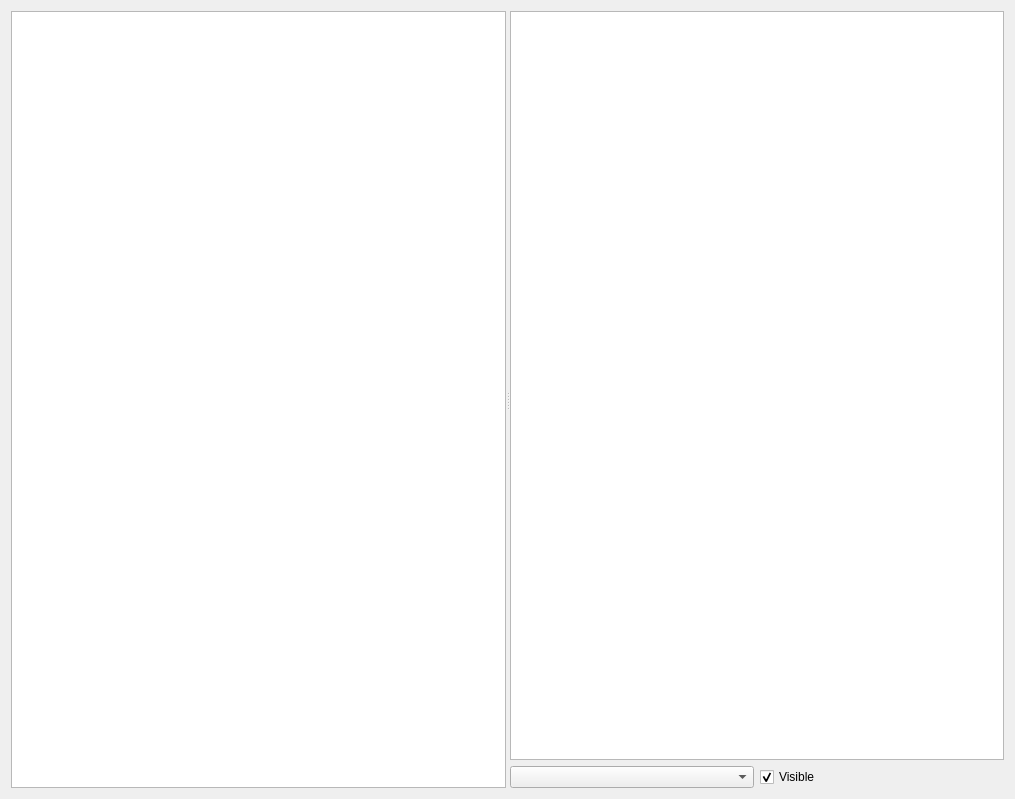
<?xml version="1.0" encoding="UTF-8"?>
<ui version="4.0">
 <class>browser</class>
 <widget class="QDialog" name="browser">
  <property name="geometry">
   <rect>
    <x>0</x>
    <y>0</y>
    <width>1015</width>
    <height>799</height>
   </rect>
  </property>
  <property name="sizePolicy">
   <sizepolicy hsizetype="Preferred" vsizetype="Preferred">
    <horstretch>0</horstretch>
    <verstretch>0</verstretch>
   </sizepolicy>
  </property>
  <property name="windowTitle">
   <string>browser</string>
  </property>
  <layout class="QVBoxLayout" name="verticalLayout_2">
   <item>
    <widget class="QSplitter" name="splitter">
     <property name="orientation">
      <enum>Qt::Horizontal</enum>
     </property>
     <widget class="QListView" name="listView_type">
      <property name="sizePolicy">
       <sizepolicy hsizetype="Minimum" vsizetype="Expanding">
        <horstretch>0</horstretch>
        <verstretch>0</verstretch>
       </sizepolicy>
      </property>
     </widget>
     <widget class="QWidget" name="">
      <layout class="QVBoxLayout" name="verticalLayout">
       <item>
        <widget class="QTableWidget" name="tableWidget_data">
         <property name="sizePolicy">
          <sizepolicy hsizetype="Preferred" vsizetype="Expanding">
           <horstretch>0</horstretch>
           <verstretch>0</verstretch>
          </sizepolicy>
         </property>
         <property name="selectionBehavior">
          <enum>QAbstractItemView::SelectRows</enum>
         </property>
         <attribute name="verticalHeaderVisible">
          <bool>false</bool>
         </attribute>
        </widget>
       </item>
       <item>
        <layout class="QHBoxLayout" name="horizontalLayout">
         <property name="sizeConstraint">
          <enum>QLayout::SetMinimumSize</enum>
         </property>
         <item>
          <widget class="QComboBox" name="comboBox">
           <property name="sizePolicy">
            <sizepolicy hsizetype="Preferred" vsizetype="Fixed">
             <horstretch>0</horstretch>
             <verstretch>0</verstretch>
            </sizepolicy>
           </property>
           <property name="maxVisibleItems">
            <number>20</number>
           </property>
          </widget>
         </item>
         <item>
          <widget class="QCheckBox" name="checkBox">
           <property name="sizePolicy">
            <sizepolicy hsizetype="Minimum" vsizetype="Fixed">
             <horstretch>0</horstretch>
             <verstretch>0</verstretch>
            </sizepolicy>
           </property>
           <property name="text">
            <string>Visible</string>
           </property>
           <property name="checked">
            <bool>true</bool>
           </property>
          </widget>
         </item>
        </layout>
       </item>
      </layout>
     </widget>
    </widget>
   </item>
  </layout>
 </widget>
 <resources/>
 <connections>
  <connection>
   <sender>listView_type</sender>
   <signal>doubleClicked(QModelIndex)</signal>
   <receiver>browser</receiver>
   <slot>double_click(QModelIndex)</slot>
   <hints>
    <hint type="sourcelabel">
     <x>266</x>
     <y>608</y>
    </hint>
    <hint type="destinationlabel">
     <x>375</x>
     <y>856</y>
    </hint>
   </hints>
  </connection>
  <connection>
   <sender>listView_type</sender>
   <signal>pressed(QModelIndex)</signal>
   <receiver>browser</receiver>
   <slot>double_click(QModelIndex)</slot>
   <hints>
    <hint type="sourcelabel">
     <x>431</x>
     <y>445</y>
    </hint>
    <hint type="destinationlabel">
     <x>425</x>
     <y>885</y>
    </hint>
   </hints>
  </connection>
  <connection>
   <sender>comboBox</sender>
   <signal>currentIndexChanged(QString)</signal>
   <receiver>browser</receiver>
   <slot>combox_change(QString)</slot>
   <hints>
    <hint type="sourcelabel">
     <x>686</x>
     <y>774</y>
    </hint>
    <hint type="destinationlabel">
     <x>689</x>
     <y>821</y>
    </hint>
   </hints>
  </connection>
  <connection>
   <sender>checkBox</sender>
   <signal>clicked(bool)</signal>
   <receiver>browser</receiver>
   <slot>checkbox_change(bool)</slot>
   <hints>
    <hint type="sourcelabel">
     <x>799</x>
     <y>772</y>
    </hint>
    <hint type="destinationlabel">
     <x>799</x>
     <y>871</y>
    </hint>
   </hints>
  </connection>
 </connections>
 <slots>
  <slot>double_click(QModelIndex)</slot>
  <slot>combox_change(QString)</slot>
  <slot>checkbox_change(bool)</slot>
 </slots>
</ui>
